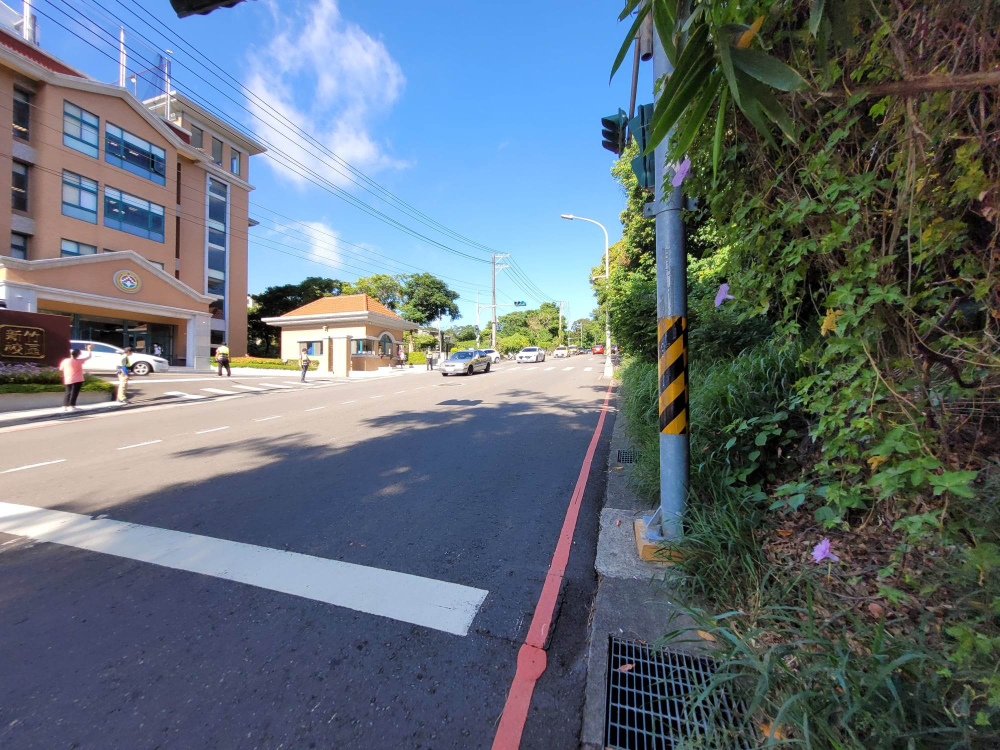
#> input picture final_project/test.jpg, 2000 x 1500 px, given in place of test.png, which was not available (shown at 1/2 size)
$ jupyter execute lab3.ipynb   (text cells are left out)
#> lines starting #> are read from the running program, lines starting #| are printed output that depends on the picture; pictures that were not available may be replaced by others from this repository, and a replacement may not be noted
[cell 1]
from PIL import Image
import matplotlib.pyplot as plt
import numpy as np

img=Image.open('test.png')
#> img is the input picture: PIL image 2000x1500 RGB; mean R, G, B 97.7, 109.2, 118.8
img=img.resize((512,512))#resize image's size
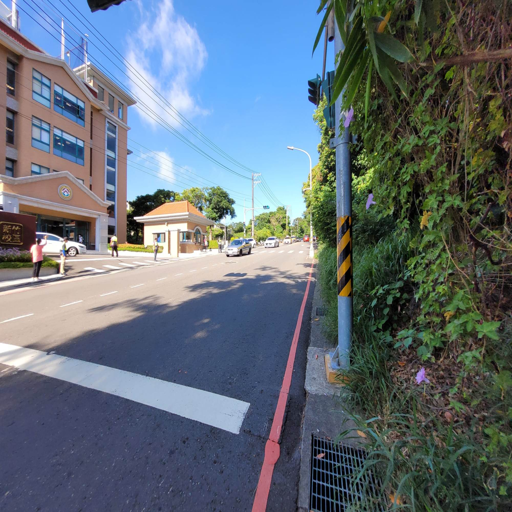
#> img: PIL image 512x512 RGB; mean R, G, B 97.7, 109.2, 118.8
img = img.convert('L')#轉成灰階圖片
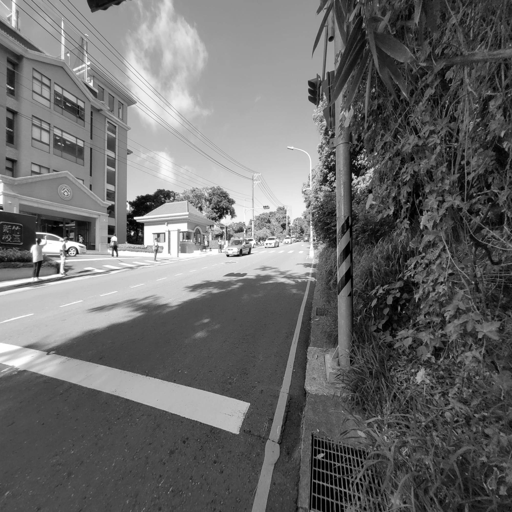
#> img: PIL image 512x512 L; min 0, max 255, mean 106.9
OriginalImage=np.asarray(img)#use numpy to read image to 2 dimension matrix
HalfToneImage =np.zeros((512,512))#512*512
print(OriginalImage.shape)#shape=512row*512col
#| (512, 512)
print(type(HalfToneImage))

[cell 2]
define_block = [
    [[1, 1, 1, 1], [1, 1, 1, 1], [1, 1, 1, 1], [1, 1, 1, 1]],
    [[1, 1, 1, 1], [1, 1, 0, 1], [1, 1, 1, 1], [1, 1, 1, 1]],
    [[1, 1, 1, 1], [1, 1, 0, 1], [1, 1, 0, 1], [1, 1, 1, 1]],
    [[1, 1, 1, 1], [1, 0, 0, 1], [1, 1, 0, 1], [1, 1, 1, 1]],
    [[1, 1, 1, 1], [1, 0, 0, 1], [1, 0, 0, 1], [1, 1, 1, 1]],
    [[1, 1, 1, 1], [1, 0, 0, 0], [1, 0, 0, 1], [1, 1, 1, 1]],
    [[1, 1, 1, 1], [1, 0, 0, 0], [0, 0, 0, 1], [1, 1, 1, 1]],
    [[1, 1, 1, 1], [1, 0, 0, 0], [0, 0, 0, 1], [1, 1, 0, 1]],
    [[1, 0, 1, 1], [1, 0, 0, 0], [0, 0, 0, 1], [1, 1, 0, 1]],
    [[0, 0, 0, 0], [0, 1, 1, 1], [1, 1, 1, 0], [0, 0, 1, 0]],
    [[0, 0, 0, 0], [0, 1, 1, 1], [1, 1, 1, 0], [0, 0, 0, 0]],
    [[0, 0, 0, 0], [0, 1, 1, 1], [0, 1, 1, 0], [0, 0, 0, 0]],
    [[0, 0, 0, 0], [0, 1, 1, 0], [0, 1, 1, 0], [0, 0, 0, 0]],
    [[0, 0, 0, 0], [0, 1, 1, 0], [0, 0, 1, 0], [0, 0, 0, 0]],
    [[0, 0, 0, 0], [0, 0, 1, 0], [0, 0, 1, 0], [0, 0, 0, 0]],
    [[0, 0, 0, 0], [0, 0, 1, 0], [0, 0, 0, 0], [0, 0, 0, 0]],
    [[0, 0, 0, 0], [0, 0, 0, 0], [0, 0, 0, 0], [0, 0, 0, 0]],
]

[cell 3]
block_gray=[]
sum=0
for i in range(17):#0-16
  sum=0
  for j in range(4):
    for k in range(4):
      if(define_block[i][j][k]==1):
        sum+=255
  block_gray.append(sum/16)
print(f"{block_gray}")

[cell 4]
minvalue=0.0
minindex=0
for i in range(0,512,4):
  for j in range(0,512,4):
    sum = 0
    minvalue = 0.0
    minindex = 0
    for x in range(4):
      for y in range(4):
        sum += OriginalImage[i+x][j+y]
    sum=sum/16
    for x in range(17):
      if (x==0):
        minvalue = (int)(abs(sum-block_gray[0]))
        minindex = 0;
      else:
        if (minvalue > (int)(abs(sum-block_gray[x]))):
          minvalue = (int)(abs(sum-block_gray[x]))
          minindex = x
    for x in range(4):
      for y in range(4):
        if(define_block[minindex][x][y]==1):
          HalfToneImage[i+x][j+y]=255
        else:
          HalfToneImage[i+x][j+y]=0
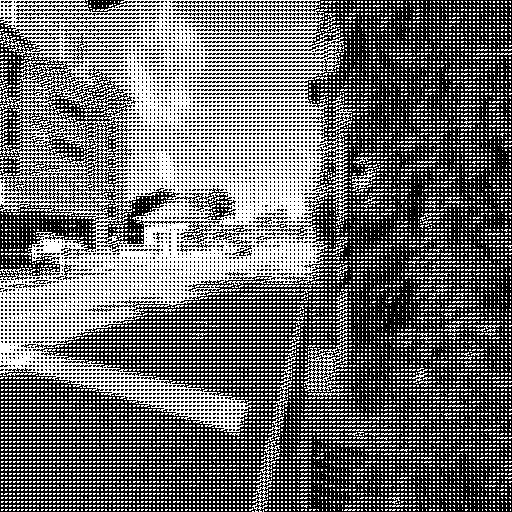
#> HalfToneImage: shape (512, 512) float64; 42% white in thin lines or dots
#print(HalfToneImage)
data = Image.fromarray(np.uint8(HalfToneImage))
#> data: PIL image 512x512 L; 42% white in thin lines or dots
plt.imshow(data,cmap='gray')
plt.axis('off')

[cell 5]
from PIL import Image
import matplotlib.pyplot as plt
import numpy as np

img=Image.open('test.png')
img=img.resize((512,512))#resize image's size
img = img.convert('L')#轉成灰階圖片
OriginalImage=np.asarray(img)#use numpy to read image to 2 dimension matrix
HalfToneImage =np.zeros((512,512))#512*512
print(OriginalImage.shape)#shape=512row*512col
#| (512, 512)
print(type(HalfToneImage))

[cell 6]
DitherArray =[
 [0.513,0.272,0.724,0.483,0.543,0.302,0.694,0.453],
 [0.151,0.755,0.091,0.966,0.181,0.758,0.121,0.936],
 [0.634,0.392,0.574,0.332,0.664,0.423,0.604,0.362],
 [0.060,0.875,0.211,0.815,0.030,0.906,0.241,0.845],
 [0.543,0.302,0.694,0.453,0.513,0.272,0.724,0.483],
 [0.181,0.758,0.121,0.936,0.151,0.755,0.091,0.936],
 [0.664,0.423,0.604,0.362,0.634,0.392,0.574,0.332],
 [0.030,0.906,0.241,0.845,0.060,0.875,0.211,0.815]]

[cell 7]
tempnumber=0.0
for i in range(0,512,8):
  for j in range(0,512,8):
    for x in range(8):
      for y in range(8):
        tempnumber = OriginalImage[i+x][j+y]/255.0;
        if (tempnumber<DitherArray[x][y]):
          HalfToneImage [i+x][j+y]=0;
        else:
          HalfToneImage [i+x][j+y]=255;
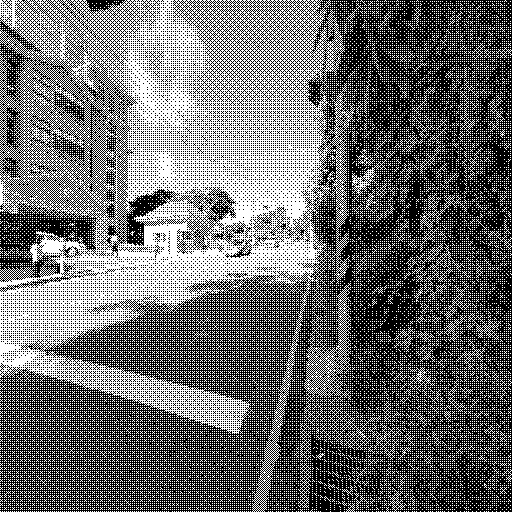
#> HalfToneImage: shape (512, 512) float64; 41.9% white in thin lines or dots
#print(HalfToneImage)
data = Image.fromarray(np.uint8(HalfToneImage))
#> data: PIL image 512x512 L; 41.9% white in thin lines or dots
plt.imshow(data,cmap='gray')
plt.axis('off')

[cell 8]
from PIL import Image
import matplotlib.pyplot as plt
import numpy as np

img=Image.open('test.png')
img=img.resize((512,512))#resize image's size
img = img.convert('L')#轉成灰階圖片
OriginalImage=np.asarray(img)#use numpy to read image to 2 dimension matrix
HalftoneImage =np.zeros((512,512))#512*512
print(OriginalImage.shape)#shape=512row*512col
#| (512, 512)
print(type(HalftoneImage))

[cell 9]
errorarry=[[0.0,0.0,0.0,0.19040,0.095230],
		  [0.04762,0.095230,0.19040, 0.095230,0.04762],
		  [0.02381,0.047620,0.095230,0.047620,0.02381]]

[cell 10]
for i in range(512):
  for j in range(512):
    HalftoneImage[i][j] = OriginalImage[i][j]

for i in range(512):
  for j in range(512):
    if (HalftoneImage[i][j] < 128):
      errorvalue = (HalftoneImage[i][j]-0)
      HalftoneImage[i][j]=0
    else:
      errorvalue = (HalftoneImage[i][j]-255);
      HalftoneImage[i][j]=255;

    for x in range(3):
      if ((i+x)<0 or (i+x)>=512):
        continue
      for y in range(-2,3):
        if ((j+y)<0 or (j+y)>=512):
          continue
        if (errorarry[x][y+2]==0):
          continue
        Weightvalue = (errorarry[x][y+ 2]*errorvalue)
        HalftoneImage[i+x][j+y]=HalftoneImage[i+x][j+y]+Weightvalue
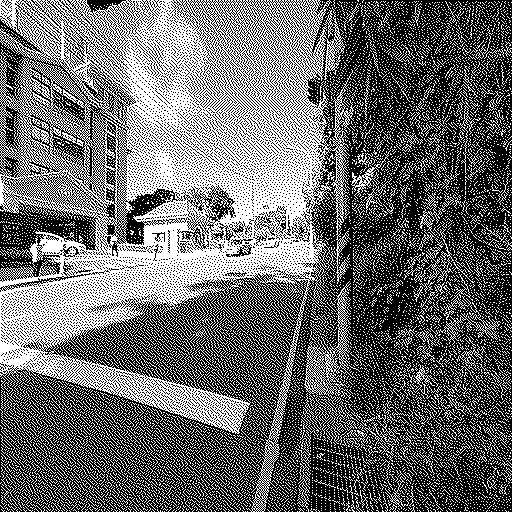
#> HalftoneImage: shape (512, 512) float64; 41.8% white in thin lines or dots
data = Image.fromarray(np.uint8(HalftoneImage))
#> data: PIL image 512x512 L; 41.8% white in thin lines or dots
plt.imshow(data,cmap='gray')
plt.axis('off')

[cell 11]
from PIL import Image
import matplotlib.pyplot as plt
import numpy as np

img=Image.open('test.png')
img=img.resize((512,512))#resize image's size
img = img.convert('L')#轉成灰階圖片
OriginalImage=np.asarray(img)#use numpy to read image to 2 dimension matrix
HalftoneImage =np.zeros((512,512))#512*512
print(OriginalImage.shape)#shape=512row*512col
#| (512, 512)
print(type(HalftoneImage))

[cell 12]
ClassMatrix = [
    [204, 0, 5, 33, 51, 59, 23, 118, 54, 69, 40, 160, 169, 110, 168, 188],
    [3, 6, 22, 36, 60, 50, 74, 115, 140, 82, 147, 164, 171, 142, 220, 214],
    [14, 7, 42, 16, 63, 52, 94, 56, 133, 152, 158, 177, 179, 208, 222, 1],
    [15, 26, 43, 75, 79, 84, 148, 81, 139, 136, 166, 102, 217, 219, 226, 4],
    [17, 39, 72, 92, 103, 108, 150, 135, 157, 193, 190, 100, 223, 225, 227, 13],
    [28, 111, 99, 87, 116, 131, 155, 112, 183, 196, 181, 224, 232, 228, 12, 21],
    [47, 120, 91, 105, 125, 132, 172, 180, 184, 205, 175, 233, 245, 8, 20, 41],
    [76, 65, 129, 137, 165, 145, 178, 194, 206, 170, 229, 244, 246, 19, 24, 49],
    [80, 73, 106, 138, 176, 182, 174, 197, 218, 235, 242, 249, 247, 18, 48, 68],
    [101, 107, 134, 153, 185, 163, 202, 173, 231, 241, 248, 253, 44, 88, 70, 45],
    [123, 141, 149, 61, 195, 200, 221, 234, 240, 243, 254, 38, 46, 77, 104, 109],
    [85, 96, 156, 130, 203, 215, 230, 250, 251, 252, 255, 53, 62, 93, 86, 117],
    [151, 167, 189, 207, 201, 216, 236, 239, 25, 31, 34, 113, 83, 95, 124, 114],
    [144, 146, 191, 209, 213, 237, 238, 29, 32, 55, 64, 97, 126, 78, 128, 159],
    [187, 192, 198, 212, 9, 10, 30, 35, 58, 67, 90, 71, 122, 127, 154, 161],
    [199, 210, 211, 2, 11, 27, 37, 57, 66, 89, 98, 121, 119, 143, 162, 186]
]
ErrorArray=[
      [0.38459,1,0.38459],
      [1,0,1],
      [0.38459,1,0.38459]
      ]

[cell 13]
for i in range(512):
  for j in range(512):
    HalftoneImage[i][j] = OriginalImage[i][j]
for k in range(0, 256):
  for i in range(0, 512, 16):
    for j in range(0, 512, 16):
      findvalue=0
      for x in range(0, 16):
        for y in range(0, 16):
          if (k == ClassMatrix[x][y]):
            if (HalftoneImage[i+x][j+y] < 128):
              errorvalue = HalftoneImage[i+x][j+y]-0
              HalftoneImage[i+x][j+y]=0
            else:
              errorvalue = HalftoneImage[i+x][j+y]-255
              HalftoneImage[i+x][j+y]=255
            Weightsum=0
            for p in range(-1, 2):
              if ((x+p)<0 or (i+x+p)>=512):
                continue
              for q in range(-1, 2):
                if ((y+q)<0 or (j+y+q)>=512):
                  continue
                Index_X = (x+p)%16
                Index_Y = (y+q)%16
                if ((x+p)<0):
                  Index_X = 16+Index_X
                if ((y+q)<0):
                  Index_Y = 16+Index_Y
                if (ClassMatrix[Index_X][Index_Y]>k):
                  Weightsum = (Weightsum + ClassMatrix[(p+1)][(q+1)])

            for p in range(-1, 2):
              if ((x+p)<0 or (i+x+p)>=512):
                continue
              for q in range(-1, 2):
                if ((y+q)<0 or (j+y+q)>=512):
                  continue
                Index_X = (x+p)%16
                Index_Y = (y+q)%16
                if ((x+p)<0):
                  Index_X = 16+Index_X
                if ((y+q)<0):
                  Index_Y = 16+Index_Y
                if (ClassMatrix[Index_X][Index_Y]>k and Weightsum!=0):
                  HalftoneImage[i+x+p][j+y+q] = HalftoneImage[i+x+p][j+y+q] + (errorvalue*ClassMatrix[(p+1)][(q+1)]/Weightsum)
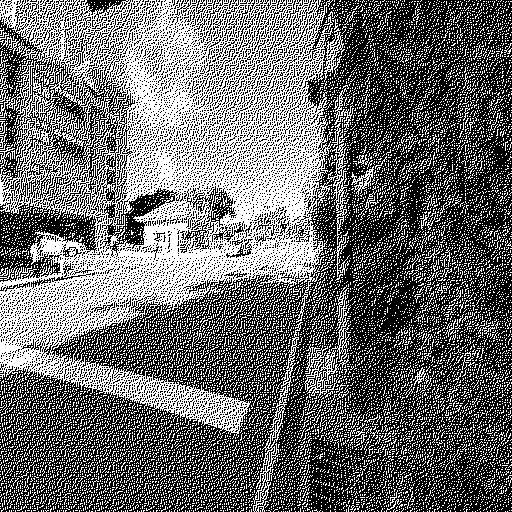
#> HalftoneImage: shape (512, 512) float64; 41.9% white in thin lines or dots
print(HalftoneImage)
#> (printed output is left out)
data = Image.fromarray(np.uint8(HalftoneImage))
#> data: PIL image 512x512 L; 41.9% white in thin lines or dots
print(data)
#| <PIL.Image.Image image mode=L size=512x512 at 0x7EFC2AF4F250>
plt.imshow(data,cmap='gray')
plt.axis('off')
